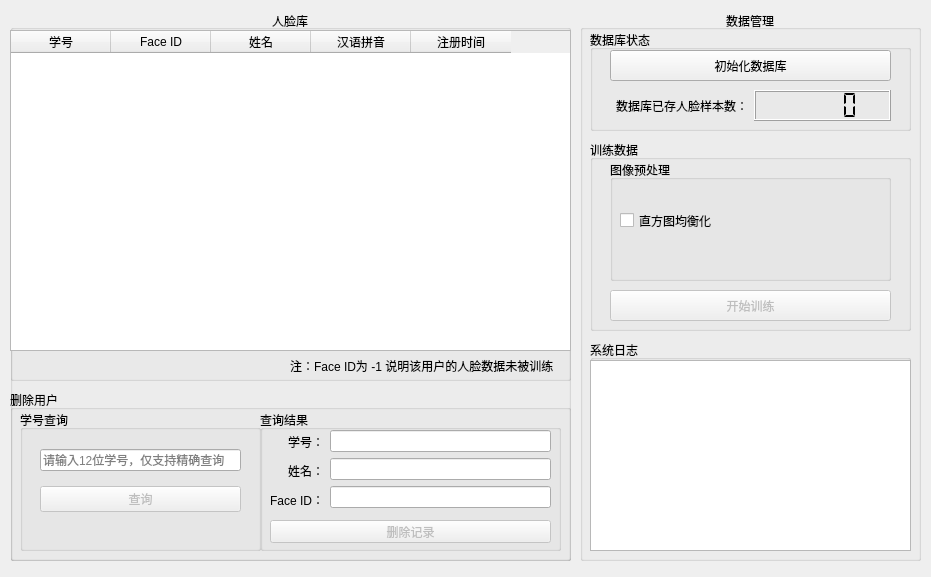
<?xml version="1.0" encoding="UTF-8"?>
<ui version="4.0">
 <class>dataManageUI</class>
 <widget class="QWidget" name="dataManageUI">
  <property name="geometry">
   <rect>
    <x>0</x>
    <y>0</y>
    <width>931</width>
    <height>577</height>
   </rect>
  </property>
  <property name="windowTitle">
   <string>OpenCV Face Recognition System - DataManage</string>
  </property>
  <widget class="QGroupBox" name="dbManageGroupBox">
   <property name="geometry">
    <rect>
     <x>580</x>
     <y>10</y>
     <width>341</width>
     <height>551</height>
    </rect>
   </property>
   <property name="title">
    <string>数据管理</string>
   </property>
   <property name="alignment">
    <set>Qt::AlignCenter</set>
   </property>
   <widget class="QGroupBox" name="dbStatusGroupBox">
    <property name="geometry">
     <rect>
      <x>10</x>
      <y>20</y>
      <width>321</width>
      <height>101</height>
     </rect>
    </property>
    <property name="title">
     <string>数据库状态</string>
    </property>
    <widget class="QWidget" name="layoutWidget_4">
     <property name="geometry">
      <rect>
       <x>20</x>
       <y>60</y>
       <width>281</width>
       <height>31</height>
      </rect>
     </property>
     <layout class="QHBoxLayout" name="dbUserCountHorizontalLayout">
      <item>
       <widget class="QLabel" name="dbUserCountLabel">
        <property name="text">
         <string>数据库已存人脸样本数：</string>
        </property>
        <property name="alignment">
         <set>Qt::AlignRight|Qt::AlignTrailing|Qt::AlignVCenter</set>
        </property>
       </widget>
      </item>
      <item>
       <widget class="QLCDNumber" name="dbUserCountLcdNum">
        <property name="segmentStyle">
         <enum>QLCDNumber::Flat</enum>
        </property>
       </widget>
      </item>
     </layout>
    </widget>
    <widget class="QPushButton" name="initDbButton">
     <property name="geometry">
      <rect>
       <x>20</x>
       <y>20</y>
       <width>281</width>
       <height>31</height>
      </rect>
     </property>
     <property name="text">
      <string>初始化数据库</string>
     </property>
    </widget>
   </widget>
   <widget class="QGroupBox" name="trainGroupBox">
    <property name="geometry">
     <rect>
      <x>10</x>
      <y>130</y>
      <width>321</width>
      <height>191</height>
     </rect>
    </property>
    <property name="title">
     <string>训练数据</string>
    </property>
    <widget class="QGroupBox" name="imgPreprocessGroupBox">
     <property name="geometry">
      <rect>
       <x>20</x>
       <y>20</y>
       <width>281</width>
       <height>121</height>
      </rect>
     </property>
     <property name="title">
      <string>图像预处理</string>
     </property>
     <widget class="QCheckBox" name="equalizeHistCheckBox">
      <property name="geometry">
       <rect>
        <x>10</x>
        <y>40</y>
        <width>121</width>
        <height>41</height>
       </rect>
      </property>
      <property name="text">
       <string>直方图均衡化</string>
      </property>
     </widget>
    </widget>
    <widget class="QPushButton" name="trainButton">
     <property name="enabled">
      <bool>false</bool>
     </property>
     <property name="geometry">
      <rect>
       <x>20</x>
       <y>150</y>
       <width>281</width>
       <height>31</height>
      </rect>
     </property>
     <property name="toolTip">
      <string>数据库未完成初始化，请检查</string>
     </property>
     <property name="text">
      <string>开始训练</string>
     </property>
    </widget>
   </widget>
   <widget class="QGroupBox" name="logGroupBox">
    <property name="geometry">
     <rect>
      <x>10</x>
      <y>330</y>
      <width>321</width>
      <height>211</height>
     </rect>
    </property>
    <property name="title">
     <string>系统日志</string>
    </property>
    <widget class="QTextEdit" name="logTextEdit">
     <property name="geometry">
      <rect>
       <x>0</x>
       <y>20</y>
       <width>321</width>
       <height>191</height>
      </rect>
     </property>
    </widget>
   </widget>
  </widget>
  <widget class="QGroupBox" name="faceDbGroupBox">
   <property name="geometry">
    <rect>
     <x>10</x>
     <y>10</y>
     <width>561</width>
     <height>551</height>
    </rect>
   </property>
   <property name="title">
    <string>人脸库</string>
   </property>
   <property name="alignment">
    <set>Qt::AlignCenter</set>
   </property>
   <widget class="QGroupBox" name="deleteUserGroupBox">
    <property name="geometry">
     <rect>
      <x>0</x>
      <y>380</y>
      <width>561</width>
      <height>171</height>
     </rect>
    </property>
    <property name="title">
     <string>删除用户</string>
    </property>
    <widget class="QGroupBox" name="queryUserGroupBox">
     <property name="geometry">
      <rect>
       <x>10</x>
       <y>20</y>
       <width>241</width>
       <height>141</height>
      </rect>
     </property>
     <property name="title">
      <string>学号查询</string>
     </property>
     <widget class="QLabel" name="queryResultLabel">
      <property name="geometry">
       <rect>
        <x>20</x>
        <y>110</y>
        <width>201</width>
        <height>21</height>
       </rect>
      </property>
      <property name="frameShape">
       <enum>QFrame::NoFrame</enum>
      </property>
      <property name="text">
       <string/>
      </property>
      <property name="alignment">
       <set>Qt::AlignCenter</set>
      </property>
     </widget>
     <widget class="QWidget" name="layoutWidget">
      <property name="geometry">
       <rect>
        <x>20</x>
        <y>30</y>
        <width>201</width>
        <height>81</height>
       </rect>
      </property>
      <layout class="QVBoxLayout" name="verticalLayout">
       <item>
        <widget class="QLineEdit" name="queryUserLineEdit">
         <property name="placeholderText">
          <string>请输入12位学号，仅支持精确查询</string>
         </property>
        </widget>
       </item>
       <item>
        <widget class="QPushButton" name="queryUserButton">
         <property name="enabled">
          <bool>false</bool>
         </property>
         <property name="toolTip">
          <string>数据库未完成初始化，请检查</string>
         </property>
         <property name="text">
          <string>查询</string>
         </property>
        </widget>
       </item>
      </layout>
     </widget>
    </widget>
    <widget class="QGroupBox" name="queryResultGroupBox">
     <property name="geometry">
      <rect>
       <x>250</x>
       <y>20</y>
       <width>301</width>
       <height>141</height>
      </rect>
     </property>
     <property name="title">
      <string>查询结果</string>
     </property>
     <widget class="QWidget" name="layoutWidget_3">
      <property name="geometry">
       <rect>
        <x>10</x>
        <y>20</y>
        <width>281</width>
        <height>81</height>
       </rect>
      </property>
      <layout class="QHBoxLayout" name="infoHorizontalLayout">
       <item>
        <layout class="QVBoxLayout" name="keyVerticalLayout">
         <item>
          <widget class="QLabel" name="stuIDLabel">
           <property name="frameShape">
            <enum>QFrame::NoFrame</enum>
           </property>
           <property name="text">
            <string>学号：</string>
           </property>
           <property name="alignment">
            <set>Qt::AlignRight|Qt::AlignTrailing|Qt::AlignVCenter</set>
           </property>
          </widget>
         </item>
         <item>
          <widget class="QLabel" name="cnNameLabel">
           <property name="frameShape">
            <enum>QFrame::NoFrame</enum>
           </property>
           <property name="text">
            <string>姓名：</string>
           </property>
           <property name="alignment">
            <set>Qt::AlignRight|Qt::AlignTrailing|Qt::AlignVCenter</set>
           </property>
          </widget>
         </item>
         <item>
          <widget class="QLabel" name="faceIDLabel">
           <property name="frameShape">
            <enum>QFrame::NoFrame</enum>
           </property>
           <property name="text">
            <string>Face ID：</string>
           </property>
           <property name="alignment">
            <set>Qt::AlignRight|Qt::AlignTrailing|Qt::AlignVCenter</set>
           </property>
          </widget>
         </item>
        </layout>
       </item>
       <item>
        <layout class="QVBoxLayout" name="valueVerticalLayout">
         <item>
          <widget class="QLineEdit" name="stuIDLineEdit">
           <property name="focusPolicy">
            <enum>Qt::StrongFocus</enum>
           </property>
           <property name="readOnly">
            <bool>true</bool>
           </property>
          </widget>
         </item>
         <item>
          <widget class="QLineEdit" name="cnNameLineEdit">
           <property name="focusPolicy">
            <enum>Qt::StrongFocus</enum>
           </property>
           <property name="readOnly">
            <bool>true</bool>
           </property>
          </widget>
         </item>
         <item>
          <widget class="QLineEdit" name="faceIDLineEdit">
           <property name="focusPolicy">
            <enum>Qt::StrongFocus</enum>
           </property>
           <property name="readOnly">
            <bool>true</bool>
           </property>
          </widget>
         </item>
        </layout>
       </item>
      </layout>
     </widget>
     <widget class="QPushButton" name="deleteUserButton">
      <property name="enabled">
       <bool>false</bool>
      </property>
      <property name="geometry">
       <rect>
        <x>10</x>
        <y>110</y>
        <width>281</width>
        <height>23</height>
       </rect>
      </property>
      <property name="text">
       <string>删除记录</string>
      </property>
     </widget>
    </widget>
   </widget>
   <widget class="QGroupBox" name="dbVisualGroupBox">
    <property name="geometry">
     <rect>
      <x>0</x>
      <y>20</y>
      <width>561</width>
      <height>351</height>
     </rect>
    </property>
    <property name="title">
     <string/>
    </property>
    <widget class="QTableWidget" name="tableWidget">
     <property name="geometry">
      <rect>
       <x>0</x>
       <y>0</y>
       <width>561</width>
       <height>321</height>
      </rect>
     </property>
     <column>
      <property name="text">
       <string>学号</string>
      </property>
     </column>
     <column>
      <property name="text">
       <string>Face ID</string>
      </property>
     </column>
     <column>
      <property name="text">
       <string>姓名</string>
      </property>
     </column>
     <column>
      <property name="text">
       <string>汉语拼音</string>
      </property>
     </column>
     <column>
      <property name="text">
       <string>注册时间</string>
      </property>
     </column>
    </widget>
    <widget class="QLabel" name="tipLabel">
     <property name="geometry">
      <rect>
       <x>280</x>
       <y>320</y>
       <width>271</width>
       <height>31</height>
      </rect>
     </property>
     <property name="text">
      <string>注：Face ID为 -1 说明该用户的人脸数据未被训练</string>
     </property>
    </widget>
   </widget>
  </widget>
 </widget>
 <resources/>
 <connections/>
</ui>
